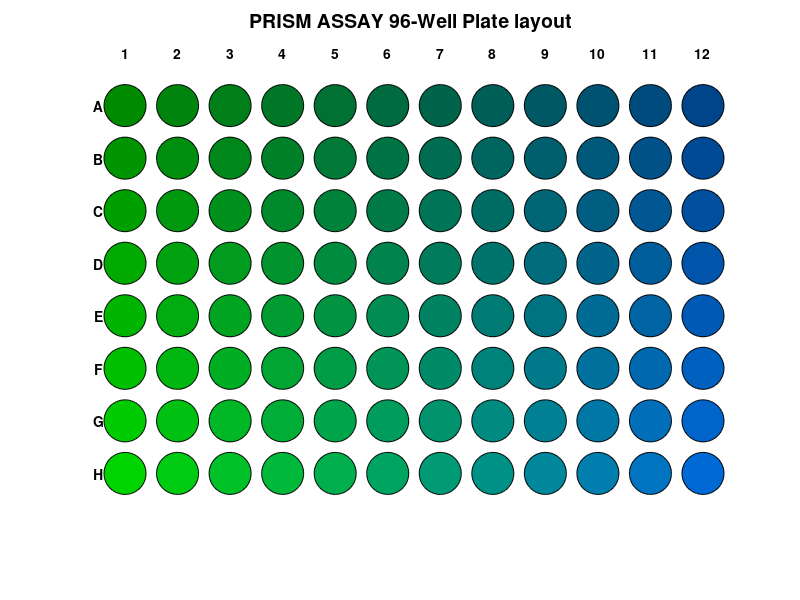

Reproduce this figure in MATLAB.
% Define plate dimensions
rows = 8;
cols = 12;

% Set up figure
figure;
axis equal;
axis off;
hold on;

% Define color gradient (green to blue)
for row = 1:rows
    colors(row,:,1) = (12+row)/24*linspace(0,0,cols);
    colors(row,:,2) = (12+row)/24*linspace(1,0.5,cols);
    colors(row,:,3) = (12+row)/24*linspace(0,1,cols);
end

% Define labels
rowLabels = 'A':'H';
colLabels = 1:12;

% Circle parameters
radius = 0.4;
xSpacing = 1;
ySpacing = 1;

% Plot wells
for row = 1:rows
    for col = 1:cols
        % Position
        x = col * xSpacing;
        y = (rows - row + 1) * ySpacing;

        % Draw circle
        rectangle('Position',[x-radius, y-radius, 2*radius, 2*radius], ...
                  'Curvature',[1,1], ...
                  'FaceColor', [colors(row,col,1); colors(row,col,2); colors(row,col,3)], ...
                  'EdgeColor', 'k');
    end
end

% Add labels
for row = 1:rows
    text(0.5, (rows - row + 1) * ySpacing, rowLabels(row), ...
         'HorizontalAlignment','center','FontSize',10,'FontWeight','bold');
end
for col = 1:cols
    text(col * xSpacing, (rows + 1) * ySpacing, num2str(col), ...
         'HorizontalAlignment','center','FontSize',10,'FontWeight','bold');
end

title('PRISM ASSAY 96-Well Plate layout ', 'FontSize', 14);
